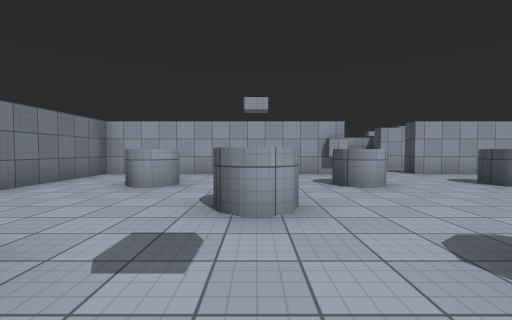
[1] (above)

23 first-person views from a walk through a scene from a Unity 3-D project. The camera is 1.3 m above the floor, tilts 2° down and sees 90° across. Doors are open. The floor is counted in squares, 2 m on a side. Each view is taken from the middle of a square. On the plan, view 1 faces up. The plan holds only what a view shows up to about 9 squares ahead; the rest is blank. The place goes on beyond the plan. The player is left out. Surface patterns are stand-ins for the level's own textures.

[2]
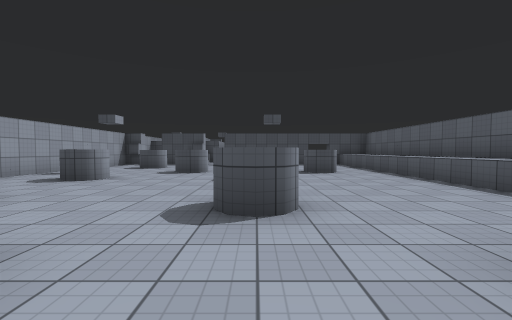

[3]
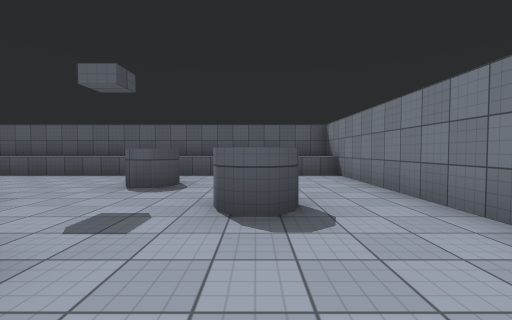

[4]
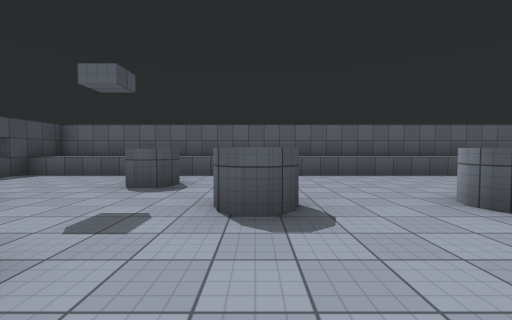

[5]
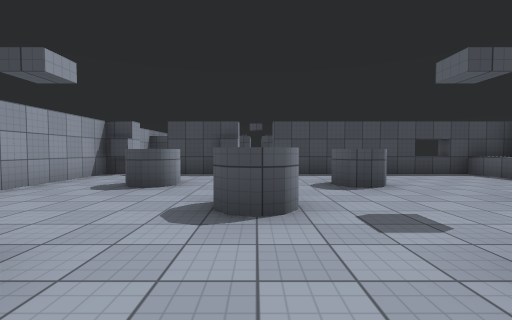

[6]
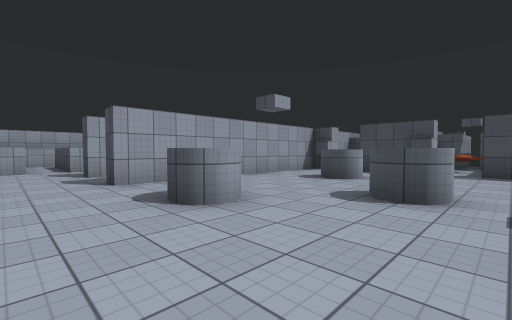

[7]
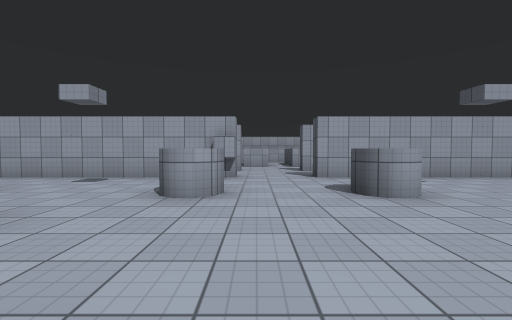

[8]
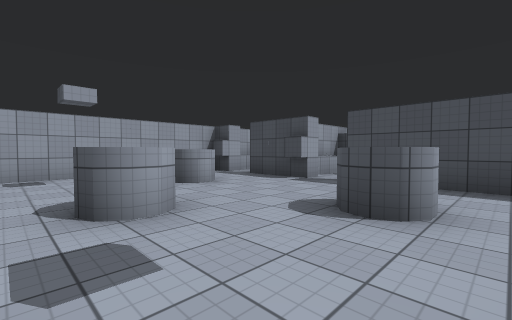

[9]
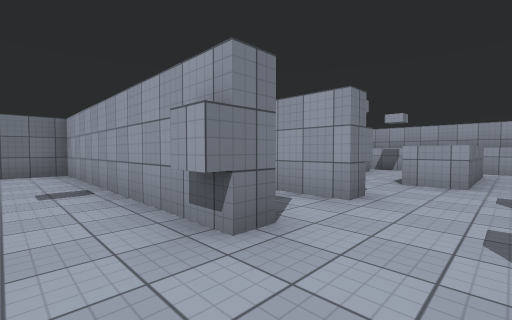

[10]
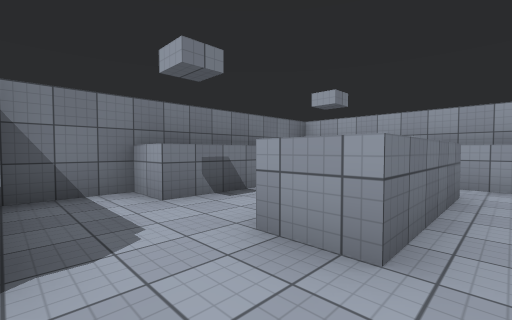

[11]
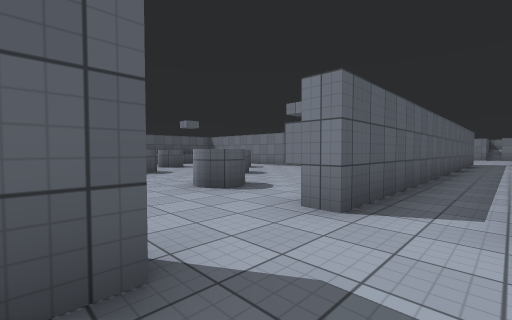

[12]
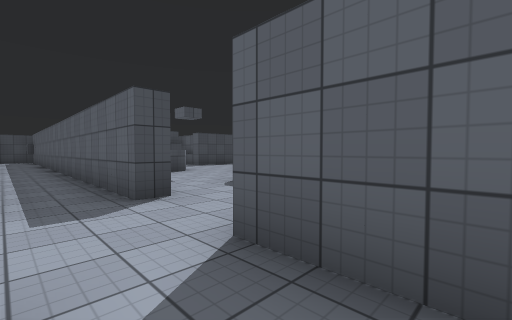

[13]
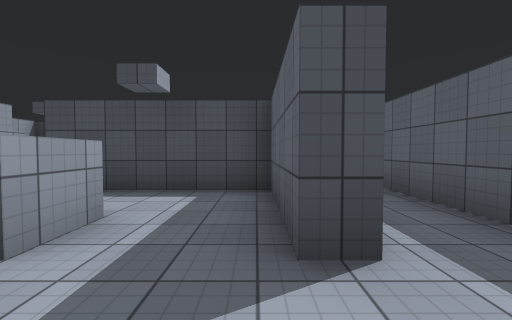

[14]
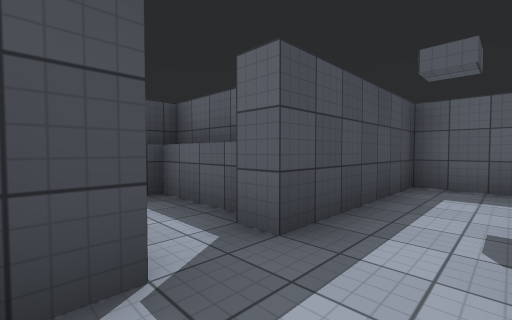

[15]
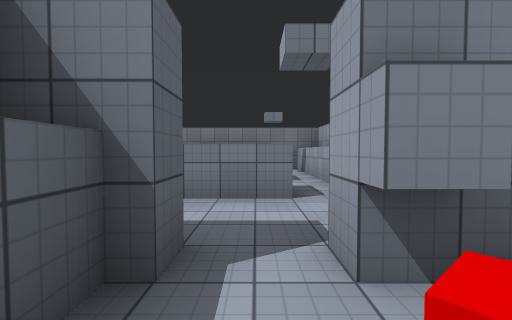

[16]
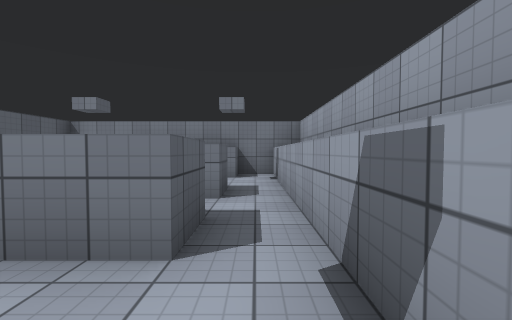

[17]
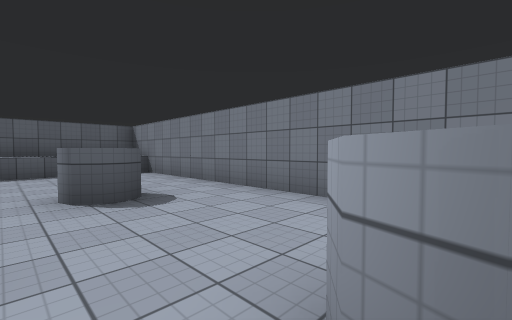

[18]
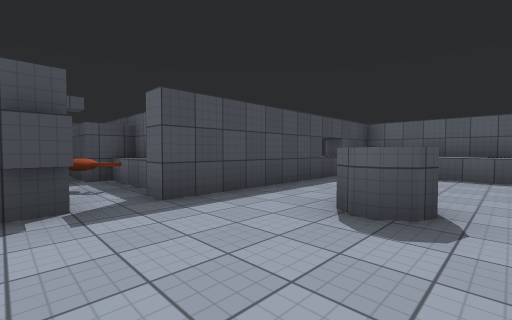

[19]
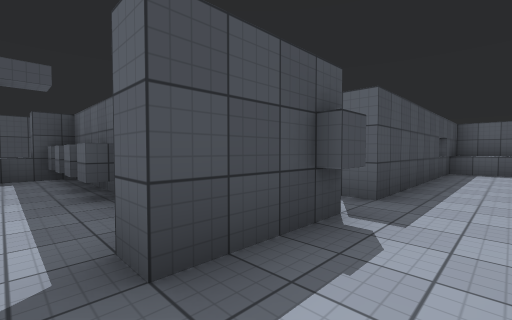

[20]
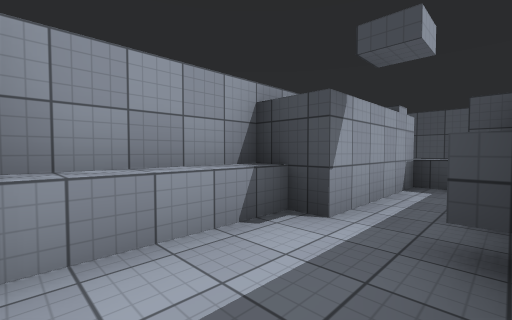

[21]
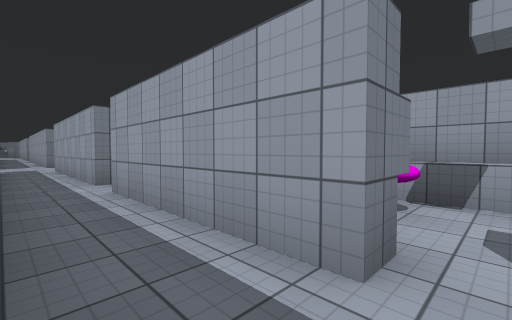

[22]
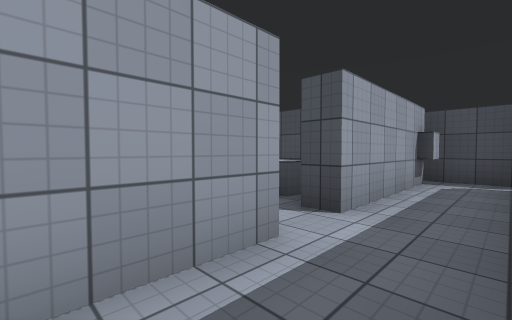

[23]
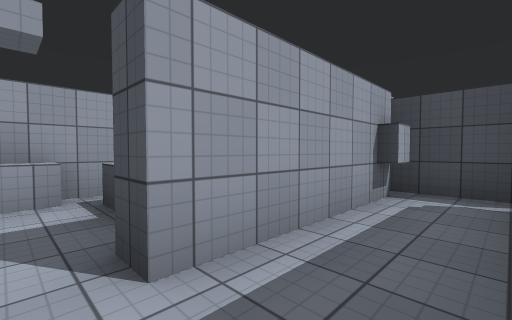

### Floor plan
Key: @ floor where view 1 was taken; # wall or solid block; . floor; D open door; = window, fence, low wall or low ledge; ^ raised ledge.
Columns run from 7 left of view 1 to 19 right of it. Each row starts with its distance up from view 1.
 16       ########
 15       #........##
 14        ^..^.^....
 13        #..^.^.####
 12        ^..^.^.#      ####
 11       #.......#      #.^#
 10       ####..##### ####.####
  9 DD........DD.....D....D...D
  8 ##########DD#######.......D
  7   #......#DD......########D
  6   #......................^#
  5   #..^...^..^...^.#..######
  4   #...............######
  3   #....^......^.....####
  2   #................###
  1   #..^...^..^...^..#
  0   #....@...........#
 -1   #....^......^....#
 -2   ##...............=
 -3    #^^^^^^^^^^^^^^##
 -4    #^^^^^^^^^^^^^^#

Positions as (right, up) in squares from view 1, and headings:
1: (0, 0), facing up
2: (-1, 1), facing right
3: (-2, 4), facing down
4: (5, 4), facing down
5: (4, 3), facing right
6: (3, 2), facing up-right
7: (3, 1), facing up
8: (6, 0), facing up-right
9: (4, 6), facing up-left
10: (4, 10), facing up-left
11: (5, 9), facing down-left
12: (1, 9), facing down-right
13: (3, 10), facing right
14: (6, 15), facing down-right
15: (9, 14), facing left
16: (7, 15), facing left
17: (-1, 5), facing down-left
18: (8, 4), facing down-right
19: (10, 6), facing down-right
20: (12, 5), facing up-right
21: (15, 8), facing up-left
22: (13, 8), facing up-right
23: (15, 8), facing up-right
